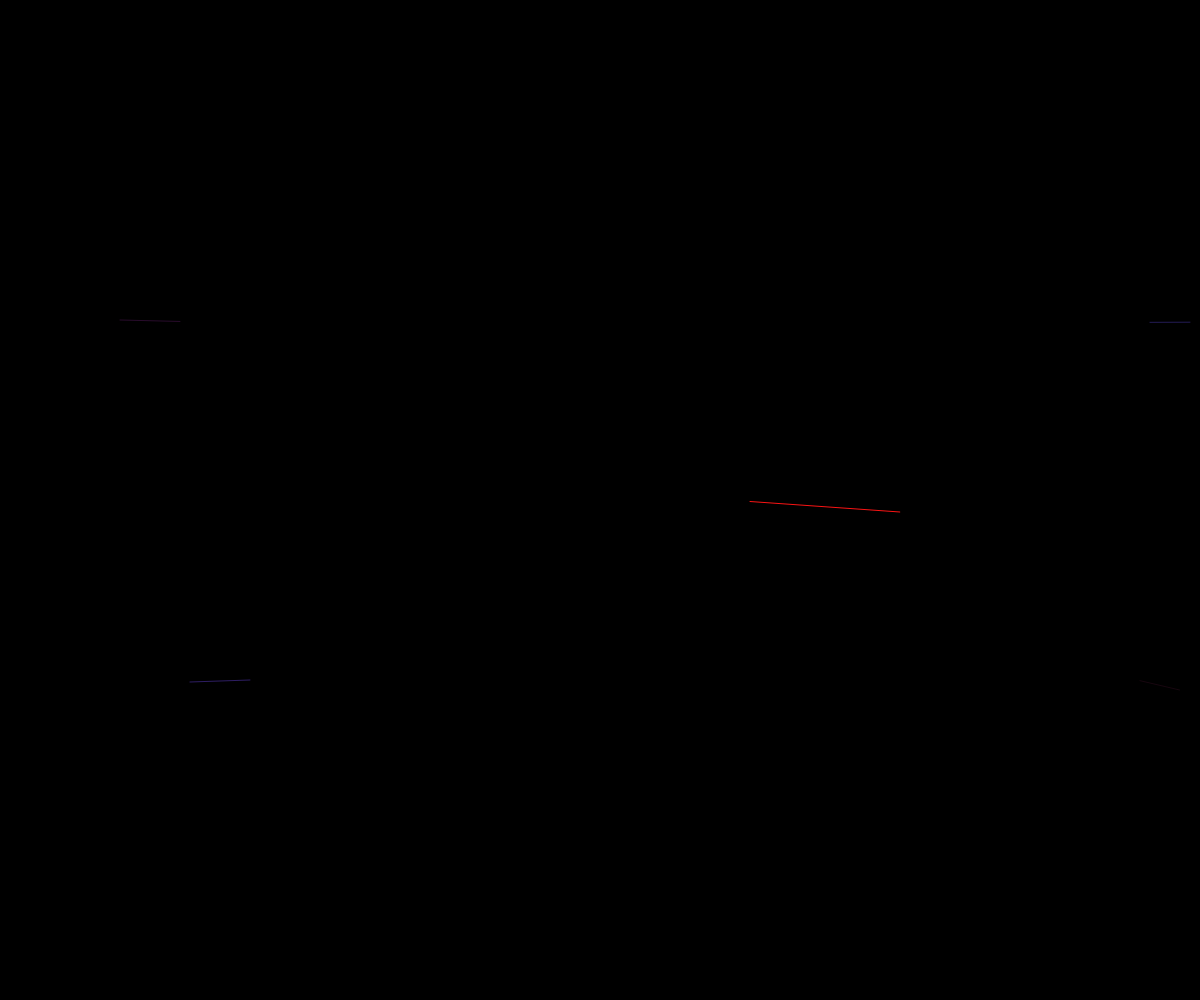
Frame 1 (no input)
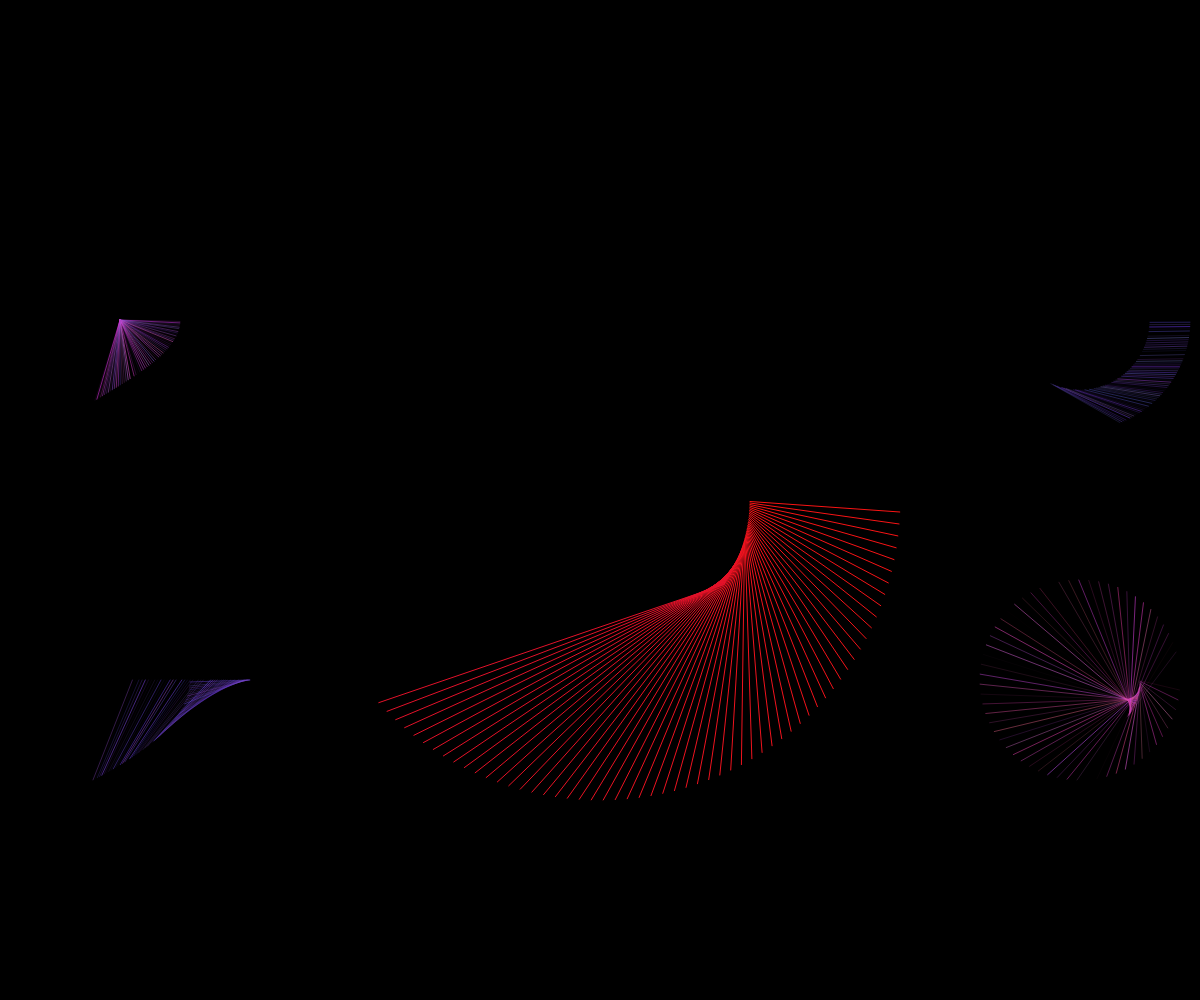
Frame 60 (no input)
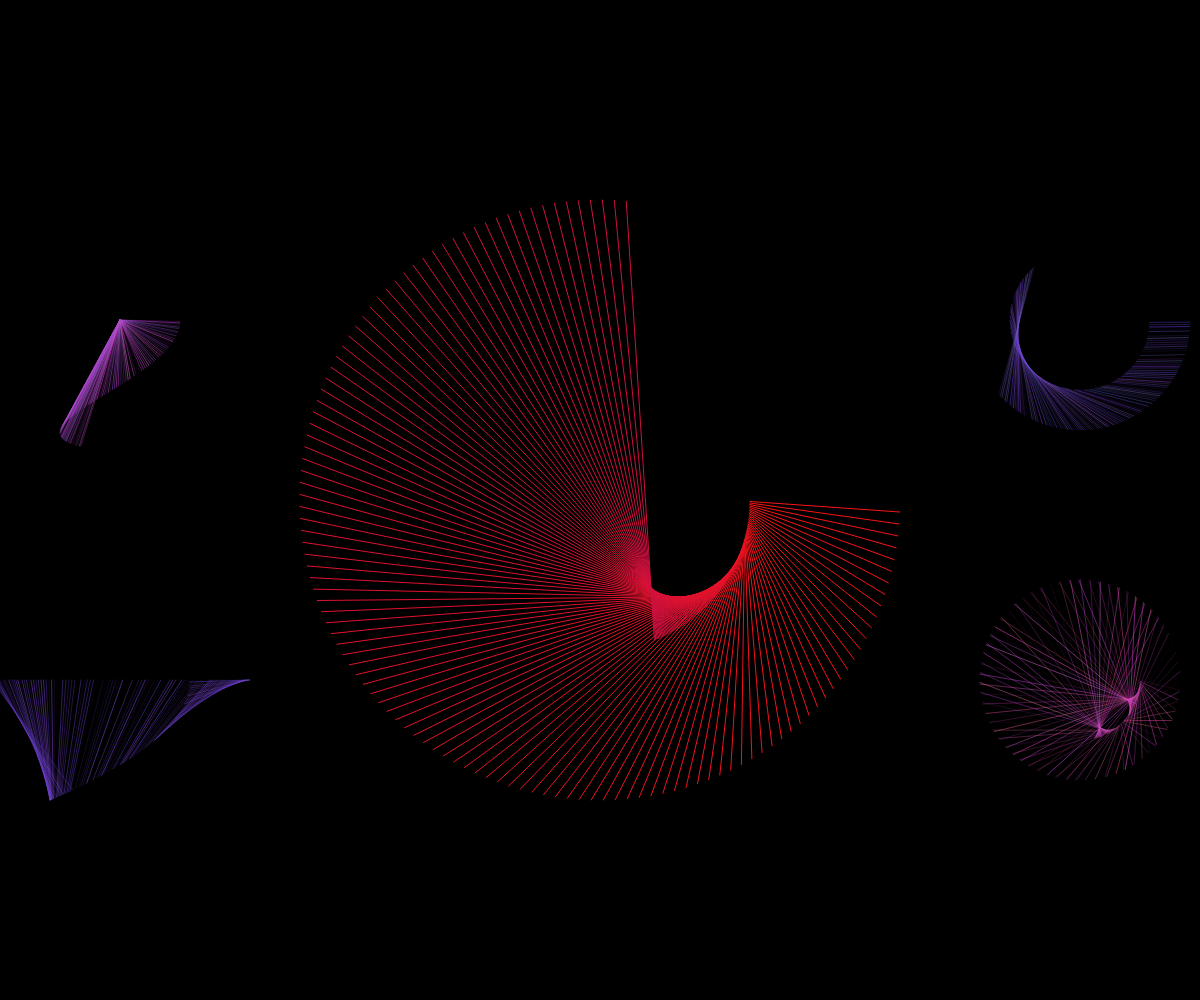
Frame 120 (the mouse pressed at the canvas centre since frame 60)

The p5.js sketch that drew these frames (run headless with seeded random() and noise() and a simulated clock; from frame 60 on, the mouse is pressed at the canvas centre):

// p5.js sketch
// ── sketch.js
function setup() {
  createCanvas(windowWidth, windowHeight);
  background(0);
}

function draw() {
   var x=300 * cos(frameCount/100.0 * 4);
   var y=300 * sin(frameCount/100.0 * 4);
   var x2=150 * cos(frameCount/100.0);
   var y2=150 * sin(frameCount/100.0);
   translate(width/2,height/2);
   var col=lerpColor(color(250,20,20),color(10,00,255),frameCount/630);
   stroke(col);
   line(x,y,x2,y2);

  if(frameCount == 630){
    noLoop();
  }

 translate(-480,-180);
 var x3=cos(frameCount/30)*60;
 var y3=sin(frameCount/90)*130;
 stroke(random(120,230),random(50,100),random(180,230),random(0,150));
 line(0,0,x3,y3);

 translate(480*2,180*2);
 var x4=cos(frameCount/10)*100;
 var y4=sin(frameCount/10)*100;
 var x41=cos(frameCount/90)*60;
 var y41=sin(frameCount/90)*60;
 stroke(random(180,230),random(50,100),random(120,230),random(0,150));
 line(x4,y4,x41,y41);

 translate(-480*2,0);
 var x5=cos(frameCount/30)*70;
 var y5=sin(frameCount/60)*120;
 var x6=cos(frameCount/40)*130;
 stroke(random(90,130),random(50,80),random(170,230),random(0,150));
 line(x6,0,x5,y5);

 translate(480*2,-180*2);
 var x7=cos(frameCount/30)*70;
 var y7=sin(frameCount/30)*70;
 var x8=cos(frameCount/50)*110;
 var y8=sin(frameCount/50)*110;
 stroke(random(90,130),random(50,100),random(170,230),random(0,150));
 line(x7,y7,x8,y8);
}
